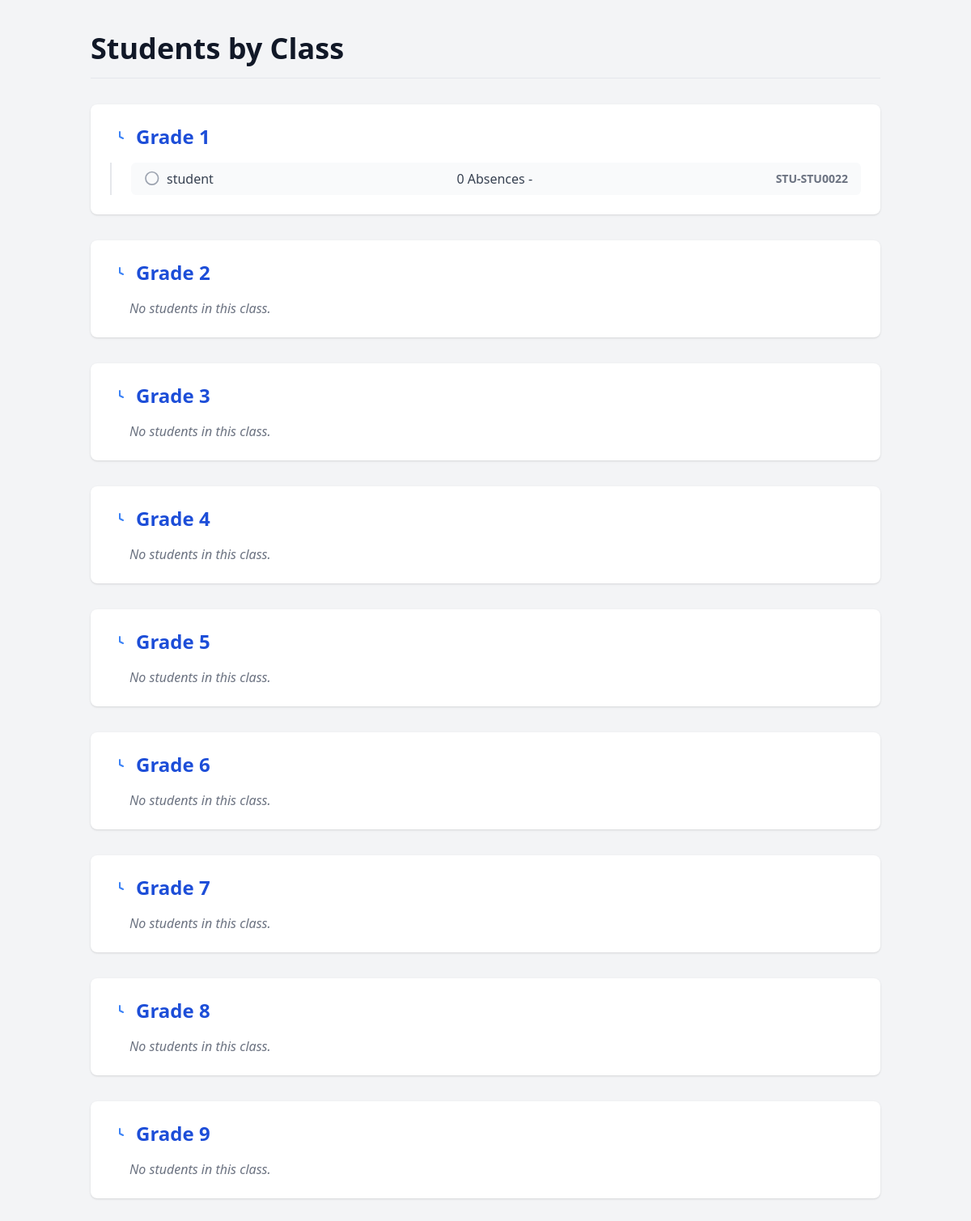
The page /students/by-class/ (signed in) on the database its author committed.
### classes/models.py (models this page shows, shortened)
class Class(models.Model):
    name = models.CharField(max_length=100)
    description = models.TextField(blank=True, null=True)
    schedule_image = models.ImageField(upload_to='class_schedules/', blank=True, null=True)
    created_at = models.DateTimeField(auto_now_add=True)
    updated_at = models.DateTimeField(auto_now=True)
    class Meta:
        verbose_name = 'Class'
        verbose_name_plural = 'Classes'

### users/models.py (models this page shows, shortened)
class BaseProfile(models.Model):
    user = models.OneToOneField(User, on_delete=models.CASCADE, related_name='%(class)s_profile')
    bio = models.TextField(blank=True, verbose_name="Biography")
    avatar = models.ImageField(upload_to='avatars/', blank=True, null=True, verbose_name="Profile Picture")
    date_of_birth = models.DateField(blank=True, null=True, verbose_name="Date of Birth")
    gender = models.CharField(max_length=10, choices=[
        ('male', 'Male'),
        ('female', 'Female'),
        ('other', 'Other')
    ], blank=True)
    phone_number = models.CharField(max_length=20, blank=True, verbose_name="Phone Number")
    address = models.TextField(blank=True, verbose_name="Home Address")
    city = models.CharField(max_length=100, blank=True)
    country = models.CharField(max_length=100, blank=True, default="Lebanon")
    is_active = models.BooleanField(default=True, verbose_name="Active Status")
    created_at = models.DateTimeField(auto_now_add=True, verbose_name="Created At")
    updated_at = models.DateTimeField(auto_now=True, verbose_name="Last Updated")
    class Meta:
        abstract = True

class StudentProfile(BaseProfile):
    student_id = models.CharField(max_length=20, verbose_name="Student ID",null=True,blank=True)
    class_level = models.ForeignKey(Class, on_delete=models.SET_NULL, null=True, blank=True, verbose_name="Class Level",related_name="students")
    enrollment_date = models.DateField(default=timezone.now, verbose_name="Enrollment Date")
    expected_graduation_year = models.PositiveIntegerField(blank=True, null=True, verbose_name="Expected Graduation Year")
    parent_name = models.CharField(max_length=100, verbose_name="Parent/Guardian Name",null=True, blank=True)
    parent_email = models.EmailField(verbose_name="Parent/Guardian Email",null=True, blank=True)
    parent_phone = models.CharField(max_length=20, verbose_name="Parent/Guardian Phone",null=True, blank=True)
    parent_occupation = models.CharField(max_length=100, verbose_name="Parent Occupation",null=True, blank=True)
    absence_value = models.PositiveIntegerField(default=0, verbose_name="Total Absences",null=True, blank=True)
    medical_conditions = models.TextField(blank=True, verbose_name="Medical Conditions")
    allergies = models.TextField(blank=True, verbose_name="Allergies")
    medication = models.TextField(blank=True, verbose_name="Current Medications")
    emergency_contact_name = models.CharField(max_length=100, verbose_name="Emergency Contact Name",null=True, blank=True)
    emergency_contact_phone = models.CharField(max_length=20, verbose_name="Emergency Contact Phone",null=True, blank=True)
    attendance_rate = models.DecimalField(max_digits=5, decimal_places=2, default=100.00, verbose_name="Attendance Rate %")
    carnet_1 = models.FloatField(blank=True, null=True, verbose_name="Carnet 1 Grade")
    carnet_2 = models.FloatField(blank=True, null=True, verbose_name="Carnet 2 Grade")
    carnet_3 = models.FloatField(blank=True, null=True, verbose_name="Carnet 3 Grade")
    class Meta:
        verbose_name = "Student Profile"
        verbose_name_plural = "Student Profiles"
        ordering = ['class_level', 'student_id']
    @property
    def display_id(self):
        return f"STU-{self.student_id}"

### users/decorators.py (the view)
    def _wrapped_view(request, *args, **kwargs):
        user = request.user
        if not user.is_authenticated:
            return redirect('login')
        if user.is_staff or user.is_superuser:
            return view_func(request, *args, **kwargs)
        if hasattr(user, 'teacherprofile_profile'):
            return view_func(request, *args, **kwargs)
        raise PermissionDenied("You are not allowed to access this page.")

### core/views.py (called while the page is built)
@teacher_or_admin_required
def students_by_class(request):
    classes = Class.objects.prefetch_related('students').all()
    return render(request, 'students/students_by_class.html', {
        'classes': classes
    })

### templates/students/students_by_class.html (shortened to what this page needs)
<!DOCTYPE html>
<html lang="en">
<head>
  <script src="https://cdn.tailwindcss.com"></script>
</head>
<body class="bg-gray-100 text-gray-800">
  <div class="container mx-auto px-6 py-10">
    <h1 class="text-4xl font-bold text-gray-900 mb-8 border-b pb-4">
      Students by Class
    </h1>
    {% if classes %}
      <div class="space-y-8">
        {% for class in classes %}
          <div class="bg-white shadow rounded-lg p-6">
            <h2 class="text-2xl font-semibold text-blue-700 mb-4 flex items-center">
              <svg class="w-6 h-6 text-blue-500 mr-2" fill="none" stroke="currentColor" stroke-width="2"
                   viewBox="0 0 24 24">
                <path stroke-linecap="round" stroke-linejoin="round"
                      d="M12 6v6l4 2"></path>
              </svg>
              {{ class.name }}
            </h2>
            {% if class.students.all %}
              <ul class="space-y-2 pl-6 border-l-2 border-gray-200">
                {% for student in class.students.all %}
                <a href="{% url 'manage_absence' student.id %}">
                  <li class="flex items-center justify-between bg-gray-50 px-4 py-2 rounded-md hover:bg-blue-50 transition-colors duration-200">
                    <div class="flex items-center space-x-2">
                      <svg class="w-5 h-5 text-gray-400" fill="none" stroke="currentColor" stroke-width="2"
                           viewBox="0 0 24 24">
                        <path stroke-linecap="round" stroke-linejoin="round"
                              d="M5.121 17.804A9 9 0 1118.364 4.56a9 9 0 01-13.243 13.243z"></path>
                      </svg>
                      <span class="text-gray-700 font-medium">
                        {{ student.user.get_full_name|default:student.user.username }}
                      </span>
                    </div>
                    <span class="text-gray-700 font-medium">
                        {{student.absence_value}} Absences -
                      </span>
                    <span class="text-sm text-gray-500 font-semibold">
                      {{ student.display_id }}
                    </span>
                  </li>
                </a>
                {% endfor %}
              </ul>
            {% else %}
              <p class="text-gray-500 italic pl-6">No students in this class.</p>
            {% endif %}
          </div>
        {% endfor %}
      </div>
    {% else %}
      <p class="text-gray-600 text-center mt-10">No classes available.</p>
    {% endif %}
  </div>
</body>
</html>

### rows shown on the page
Class: name "Grade 1"
StudentProfile: user.get_full_name "student", absence_value "0", display_id "STU-STU0022"
Class: name "Grade 2", shows "No students in this class."
Class: name "Grade 3", shows "No students in this class."
Class: name "Grade 4", shows "No students in this class."
Class: name "Grade 5", shows "No students in this class."
Class: name "Grade 6", shows "No students in this class."
Class: name "Grade 7", shows "No students in this class."
Class: name "Grade 8", shows "No students in this class."
Class: name "Grade 9", shows "No students in this class."
